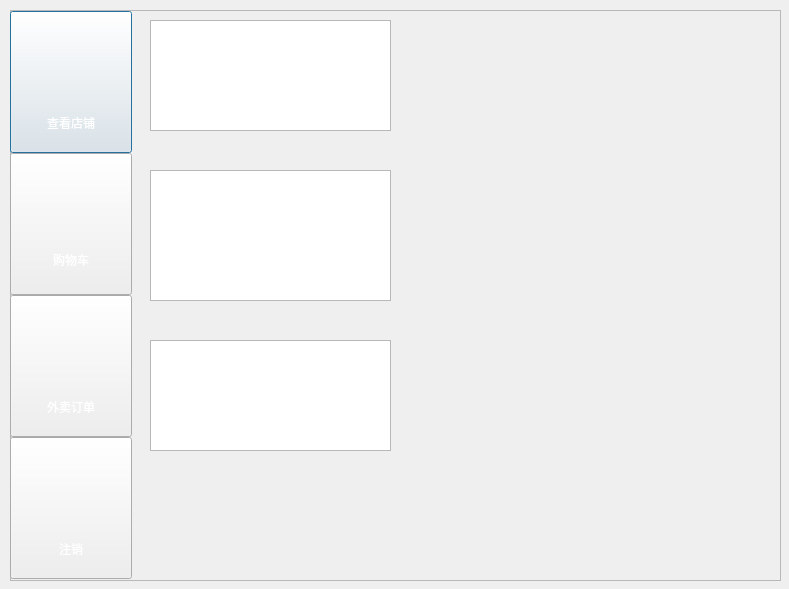
<?xml version="1.0" encoding="UTF-8"?>
<ui version="4.0">
 <class>customer</class>
 <widget class="QDialog" name="customer">
  <property name="geometry">
   <rect>
    <x>0</x>
    <y>0</y>
    <width>789</width>
    <height>589</height>
   </rect>
  </property>
  <property name="windowTitle">
   <string>Welcome!</string>
  </property>
  <property name="styleSheet">
   <string notr="true"/>
  </property>
  <widget class="QFrame" name="frame">
   <property name="enabled">
    <bool>true</bool>
   </property>
   <property name="geometry">
    <rect>
     <x>10</x>
     <y>10</y>
     <width>771</width>
     <height>571</height>
    </rect>
   </property>
   <property name="styleSheet">
    <string notr="true">background-image:url(:/image/customer-background.jpg)</string>
   </property>
   <property name="frameShape">
    <enum>QFrame::StyledPanel</enum>
   </property>
   <property name="frameShadow">
    <enum>QFrame::Raised</enum>
   </property>
   <widget class="QWidget" name="verticalLayoutWidget">
    <property name="geometry">
     <rect>
      <x>0</x>
      <y>1</y>
      <width>122</width>
      <height>570</height>
     </rect>
    </property>
    <layout class="QVBoxLayout" name="verticalLayout" stretch="0,0,0,0">
     <property name="spacing">
      <number>0</number>
     </property>
     <property name="sizeConstraint">
      <enum>QLayout::SetDefaultConstraint</enum>
     </property>
     <property name="topMargin">
      <number>0</number>
     </property>
     <item>
      <widget class="QPushButton" name="pushButton_4">
       <property name="enabled">
        <bool>true</bool>
       </property>
       <property name="minimumSize">
        <size>
         <width>99</width>
         <height>142</height>
        </size>
       </property>
       <property name="cursor">
        <cursorShape>PointingHandCursor</cursorShape>
       </property>
       <property name="layoutDirection">
        <enum>Qt::LeftToRight</enum>
       </property>
       <property name="styleSheet">
        <string notr="true">color: rgb(255, 255, 255);
image: url(:/image/shops.png);
text-align:bottom;
padding:20px;
</string>
       </property>
       <property name="text">
        <string>



查看店铺</string>
       </property>
      </widget>
     </item>
     <item>
      <widget class="QPushButton" name="pushButton_3">
       <property name="minimumSize">
        <size>
         <width>99</width>
         <height>142</height>
        </size>
       </property>
       <property name="cursor">
        <cursorShape>PointingHandCursor</cursorShape>
       </property>
       <property name="styleSheet">
        <string notr="true">color: rgb(255, 255, 255);
image: url(:/image/shopping.png);
padding:25px;
text-align:bottom;</string>
       </property>
       <property name="text">
        <string>


购物车</string>
       </property>
      </widget>
     </item>
     <item>
      <widget class="QPushButton" name="pushButton_2">
       <property name="minimumSize">
        <size>
         <width>99</width>
         <height>142</height>
        </size>
       </property>
       <property name="cursor">
        <cursorShape>PointingHandCursor</cursorShape>
       </property>
       <property name="styleSheet">
        <string notr="true">color: rgb(255, 255, 255);
image: url(:/image/order.png);
text-align:bottom;
padding:20px;
</string>
       </property>
       <property name="text">
        <string>


外卖订单</string>
       </property>
      </widget>
     </item>
     <item>
      <widget class="QPushButton" name="pushButton">
       <property name="minimumSize">
        <size>
         <width>99</width>
         <height>142</height>
        </size>
       </property>
       <property name="cursor">
        <cursorShape>PointingHandCursor</cursorShape>
       </property>
       <property name="styleSheet">
        <string notr="true">color: rgb(255, 255, 255);
image: url(:/image/quit.png);
text-align:bottom;
padding:27px;
padding-bottom:20px</string>
       </property>
       <property name="text">
        <string>


注销</string>
       </property>
      </widget>
     </item>
    </layout>
   </widget>
   <widget class="QGraphicsView" name="graphicsView">
    <property name="geometry">
     <rect>
      <x>140</x>
      <y>10</y>
      <width>241</width>
      <height>111</height>
     </rect>
    </property>
    <property name="styleSheet">
     <string notr="true">border-image:url(:/image/1.png)</string>
    </property>
   </widget>
   <widget class="QGraphicsView" name="graphicsView_2">
    <property name="geometry">
     <rect>
      <x>140</x>
      <y>160</y>
      <width>241</width>
      <height>131</height>
     </rect>
    </property>
    <property name="styleSheet">
     <string notr="true">border-image: url(:/image/5.png);</string>
    </property>
   </widget>
   <widget class="QGraphicsView" name="graphicsView_3">
    <property name="geometry">
     <rect>
      <x>140</x>
      <y>330</y>
      <width>241</width>
      <height>111</height>
     </rect>
    </property>
    <property name="styleSheet">
     <string notr="true">border-image: url(:/image/2.png);</string>
    </property>
   </widget>
  </widget>
 </widget>
 <resources/>
 <connections/>
</ui>
